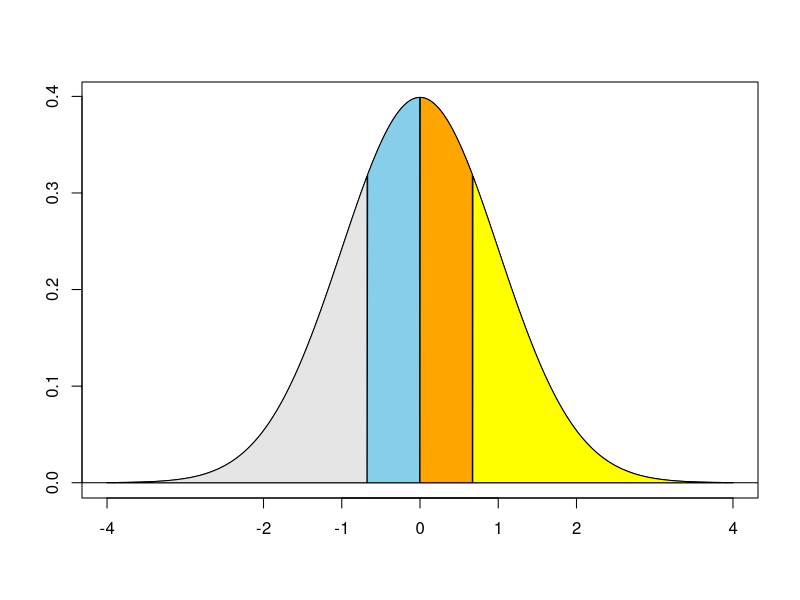
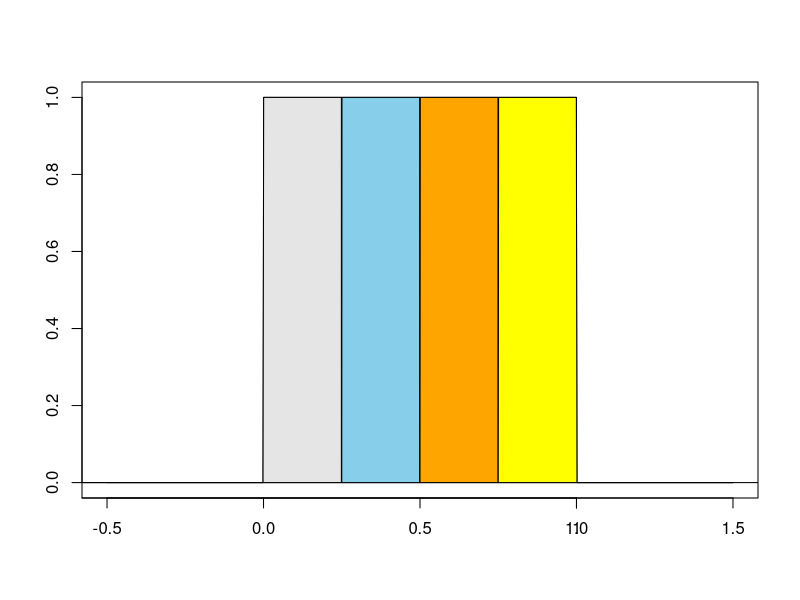
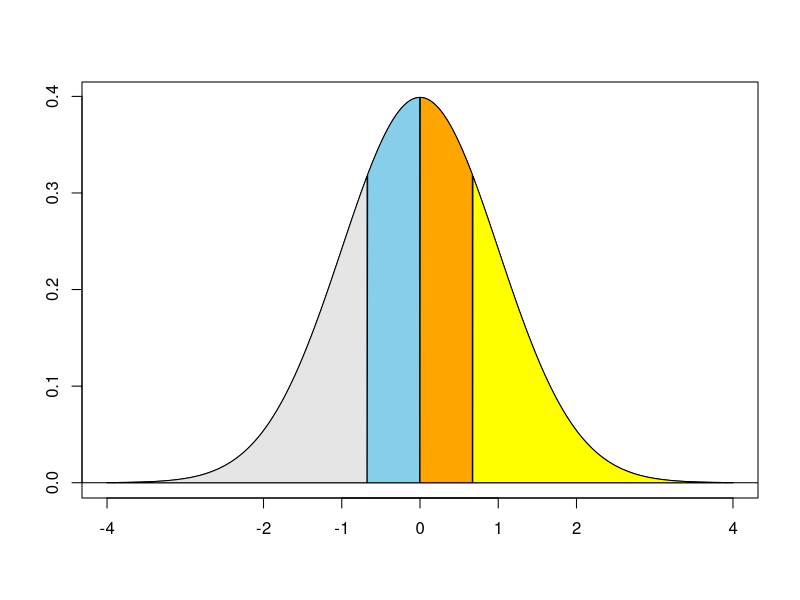
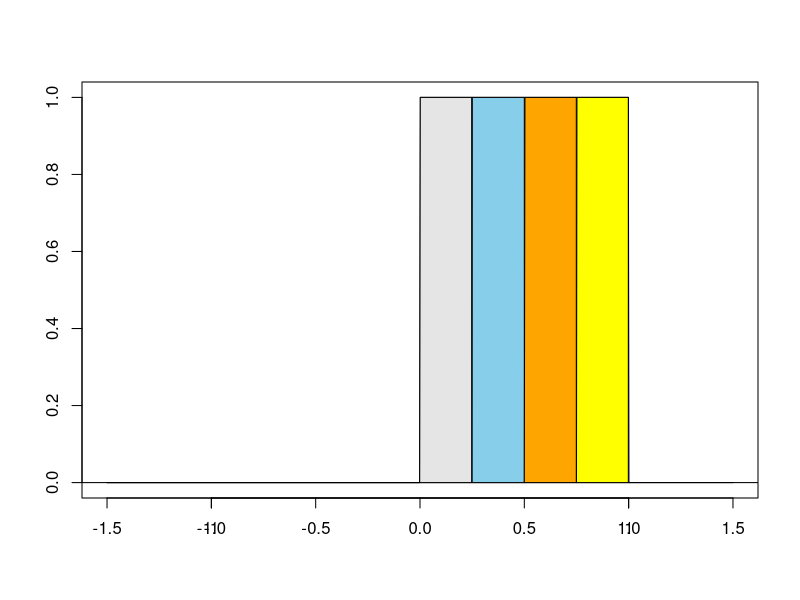
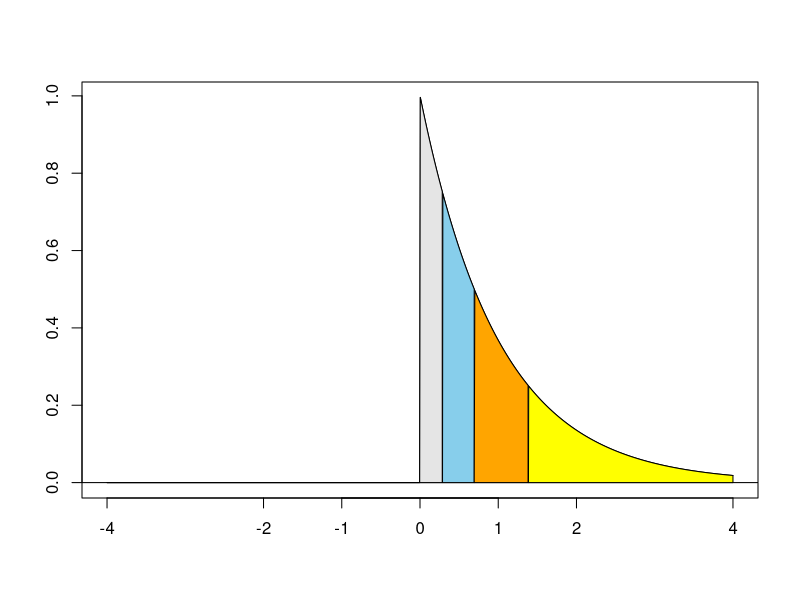

The R source for these figures, in order: (Note: this script raises an error after producing the figures.)
## ---- chunk 1
knitr::opts_chunk$set(echo = TRUE)
## ---- chunk 2
rysowanie <- function(){
  x <- seq(-4, 4, length = 1000)
  y <- dnorm(x)
  plot(x, y, axes = TRUE, type = "l",
       xlab = '', ylab = '')
  abline(h = 0)
  
  # Od lewego kranca do lewego kwartyla
  x1 <- x[x <= qnorm(0.25, mean(x))]
  y1 <- dnorm(x1)
  x2 <- c(-4, x1, x1[length(x1)], -4)
  y2 <- c(0, y1, 0, 0)
  polygon(x2, y2, col = 'grey90')
  
  # Od lewego kwartyla do mediany
  x3 <- x[(x > qnorm(0.25, mean(x))) & (x <= qnorm(0.5, mean(x)))]
  y3 <- dnorm(x3)
  x4 <- c(qnorm(0.25, mean(x)), x3, x3[length(x3)], qnorm(0.5, mean(x)))
  y4 <- c(0, y3, 0, 0)
  polygon(x4, y4, col = 'skyblue')

  #od mediany do górnego kwartyla
  x5 <- x[(x > qnorm(0.5, mean(x))) & (x <= qnorm(0.75, mean(x)))]
  y5 <- dnorm(x5)
  x6 <- c(qnorm(0.5, mean(x)), x5, x5[length(x5)], qnorm(0.75, mean(x)))
  y6 <- c(0, y5, 0, 0)
  polygon(x6, y6, col = 'orange')
  
  #od górnego kwartyla do końca
  x7 <- x[(x > qnorm(0.75, mean(x))) & (x <= qnorm(1, mean(x)))]
  y7 <- dnorm(x7)
  x8 <- c(qnorm(0.75, mean(x)),  x7, x7[length(x7)], qnorm(1, mean(x)))
  y8 <- c(0, y7, 0, 0)
  polygon(x8, y8, col = 'yellow')
  
  # Osie i etykiety
  axis(1, at = c(-1, 1), labels = c('-1', '1'))
}

rysowanie()


#rozklad jednostajny

rysowanie <- function(){
  x <- seq(-0.5, 1.5, length = 1000)
  y <- dunif(x)
  plot(x, y, axes = TRUE, type = "l",
       xlab = '', ylab = '')
  abline(h = 0)
  
  # Od lewego kranca do lewego kwartyla
  x1 <- x[x <= qunif(0.25)]
  y1 <- dunif(x1)
  x2 <- c(-4, x1, x1[length(x1)], -4)
  y2 <- c(0, y1, 0, 0)
  polygon(x2, y2, col = 'grey90')
  
  # Od lewego kwartyla do mediany
  x3 <- x[(x > qunif(0.25)) & (x <= qunif(0.5))]
  y3 <- dunif(x3)
  x4 <- c(qunif(0.25), x3, x3[length(x3)], (0.5))
  y4 <- c(0, y3, 0, 0)
  polygon(x4, y4, col = 'skyblue')

  #od mediany do górnego kwartyla
  x5 <- x[(x > qunif(0.5)) & (x <= qunif(0.75))]
  y5 <- dunif(x5)
  x6 <- c(qunif(0.5), x5, x5[length(x5)], qunif(0.75))
  y6 <- c(0, y5, 0, 0)
  polygon(x6, y6, col = 'orange')
  
  #od górnego kwartyla do końca
  x7 <- x[(x > qunif(0.75)) & (x <= qnorm(1))]
  y7 <- dunif(x7)
  x8 <- c(qunif(0.75),  x7, x7[length(x7)], qunif(1))
  y8 <- c(0, y7, 0, 0)
  polygon(x8, y8, col = 'yellow')
  
  # Osie i etykiety
  axis(1, at = c(-1, 1), labels = c('-1', '1'))
}

rysowanie()


rysowanie <- function(dfunkcja, qfunkcja, skala) {
  x <- seq(-skala, skala, length = 1000)
  y <- dfunkcja(x)
  plot(x, y, axes = TRUE, type = "l",
       xlab = '', ylab = '')
  abline(h = 0)
  
  # Od lewego kranca do lewego kwartyla
  x1 <- x[x <= qfunkcja(0.25)]
  y1 <- dfunkcja(x1)
  x2 <- c(-skala, x1, x1[length(x1)], -skala)
  y2 <- c(0, y1, 0, 0)
  polygon(x2, y2, col = 'grey90')
  
  # Od lewego kwartyla do mediany
  x3 <- x[(x > qfunkcja(0.25)) & (x <= qfunkcja(0.5))]
  y3 <- dfunkcja(x3)
  x4 <- c(qfunkcja(0.25), x3, x3[length(x3)], qfunkcja(0.5))
  y4 <- c(0, y3, 0, 0)
  polygon(x4, y4, col = 'skyblue')

  # Od mediany do górnego kwartyla
  x5 <- x[(x > qfunkcja(0.5)) & (x <= qfunkcja(0.75))]
  y5 <- dfunkcja(x5)
  x6 <- c(qfunkcja(0.5), x5, x5[length(x5)], qfunkcja(0.75))
  y6 <- c(0, y5, 0, 0)
  polygon(x6, y6, col = 'orange')
  
  # Od górnego kwartyla do końca
  x7 <- x[(x > qfunkcja(0.75)) & (x <= qfunkcja(1))]
  y7 <- dfunkcja(x7)
  x8 <- c(qfunkcja(0.75),  x7, x7[length(x7)], qfunkcja(1))
  y8 <- c(0, y7, 0, 0)
  polygon(x8, y8, col = 'yellow')
  
  # Osie i etykiety
  axis(1, at = c(-1, 1), labels = c('-1', '1'))
}

# Wywołanie dla różnych rozkładów
rysowanie(dnorm, qnorm, 4)  # Normalny
rysowanie(dunif, qunif, 1.5)  # Jednostajny
rysowanie(dexp, qexp, 4)  # Wykładniczy
rysowanie(dlaplace, qlaplace, 4)  # Laplace'a
rysowanie(dlogis, qlogis, 4)  # Logistyczny
rysowanie(drayleigh, qrayleigh, 4)  # Rayleigha
rysowanie(dcauchy, qcauchy, 4)  # Cauchy

## ---- chunk 3
#kordy próby
n <- 1e3
x_cord <- runif(n, -1, 1)
y_cord <- runif(n, -1, 1)
Z <- c(x_cord, y_cord)
dZ <- data.frame(matrix(unlist(Z), nrow=n, byrow=T))

plot(x_cord, y_cord, col = "blue")


#obrot o theta
theta <- pi/5
rotated_x <- x * cos(theta) - y * sin(theta)
rotated_y <- x * sin(theta) + y * cos(theta)

plot(rotated_x, rotated_y, col = "pink")


## ---- chunk 4
n <- 1e3
x <- runif(n, -1, 1)
y <- numeric(n)
for(i in 1:n){
  y[i] <- runif(1, -1 + abs(x[i]), 1 - abs(x[i]))
}

plot(x,y)

## ---- chunk 5





